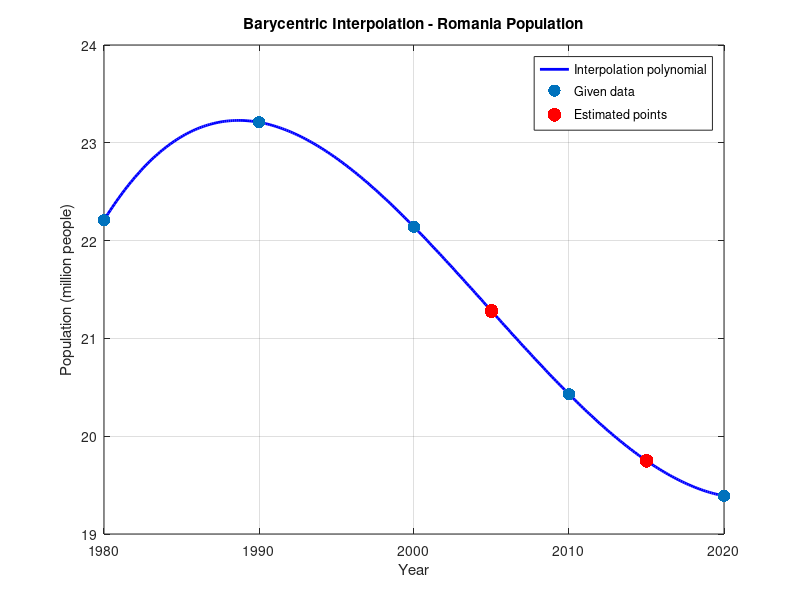

This figure's MATLAB source:
clc; clear; close all;

% data
x = [1980 1990 2000 2010 2020];
y = [22.21 23.21 22.14 20.43 19.39];

n = length(x);

% compute barycentric weights
w = ones(1, n);

for j = 1:n
    for k = 1:n
        if j ~= k
            w(j) = w(j) / (x(j) - x(k));
        end
    end
end

% barycentric interpolation function
barycentric = @(x_val) ...
    sum((w ./ (x_val - x)) .* y) / sum(w ./ (x_val - x));

% approximations
val_2005 = barycentric(2005);
val_2015 = barycentric(2015);

fprintf('Estimated population in 2005: %.4f\n', val_2005);
fprintf('Estimated population in 2015: %.4f\n', val_2015);

% real values
real_2005 = 21.21;
real_2015 = 19.91;

% relative errors
err_2005 = abs(val_2005 - real_2005) / real_2005;
err_2015 = abs(val_2015 - real_2015) / real_2015;

fprintf('Relative error (2005): %.6f\n', err_2005);
fprintf('Relative error (2015): %.6f\n', err_2015);

%% ----------- PLOT -----------

x_plot = linspace(1980, 2020, 300);
y_plot = arrayfun(barycentric, x_plot);

figure;
plot(x_plot, y_plot, 'b', 'LineWidth', 2); hold on;
scatter(x, y, 80, 'filled'); % original data points
scatter([2005 2015], [val_2005 val_2015], 100, 'r', 'filled');

legend('Interpolation polynomial', 'Given data', 'Estimated points');
title('Barycentric Interpolation - Romania Population');
xlabel('Year');
ylabel('Population (million people)');
grid on;
